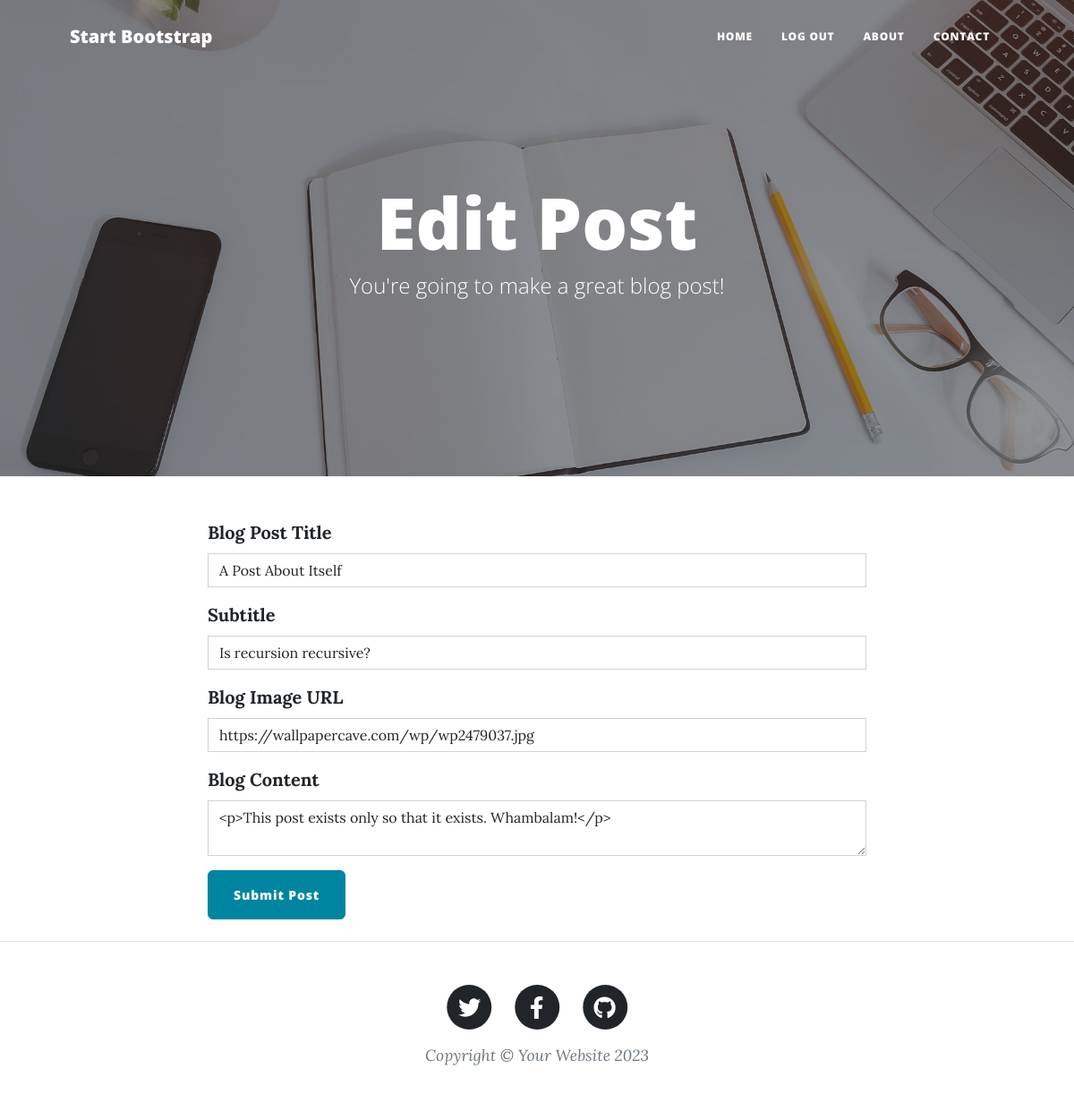
Page /edit-post/2 (signed in) on the committed database.
### main.py (models this page shows)
class BlogPost(db.Model):
    __tablename__ = "blog_posts"
    id: Mapped[int] = mapped_column(Integer, primary_key=True)
    author_id: Mapped[int] = mapped_column(Integer, db.ForeignKey("users.id"))
    author = relationship("User", back_populates="posts")
    title: Mapped[str] = mapped_column(String(250), unique=True, nullable=False)
    subtitle: Mapped[str] = mapped_column(String(250), nullable=False)
    date: Mapped[str] = mapped_column(String(250), nullable=False)
    body: Mapped[str] = mapped_column(Text, nullable=False)
    img_url: Mapped[str] = mapped_column(String(250), nullable=False)
    comments = relationship("Comment", back_populates="parent_post")

### main.py (the view, shortened to what this page needs)
@app.route("/edit-post/<int:post_id>", methods=["GET", "POST"])
@admin_only
def edit_post(post_id):
    post = db.get_or_404(BlogPost, post_id)
    edit_form = CreatePostForm(
        title=post.title,
        subtitle=post.subtitle,
        img_url=post.img_url,
        author=post.author,
        body=post.body
    )
    return render_template("make-post.html", form=edit_form, is_edit=True, logged_in=current_user.is_authenticated)

### forms.py
class CreatePostForm(FlaskForm):
    title = StringField("Blog Post Title", validators=[DataRequired()])
    subtitle = StringField("Subtitle", validators=[DataRequired()])
    img_url = StringField("Blog Image URL", validators=[DataRequired(), URL()])
    body = CKEditorField("Blog Content", validators=[DataRequired()])
    submit = SubmitField("Submit Post")

### main.py (called while the page is built)
@login_manager.user_loader
def load_user(user_id):
    return db.get_or_404(User, user_id)

def admin_only(f):
    @wraps(f)
    def decorated_function(*args, **kwargs):
        if current_user.id != 1:
            return abort(403)
        return f(*args, **kwargs)
    return decorated_function

### templates/make-post.html
{% from "bootstrap5/form.html" import render_form %} {% block content %} {%
include "header.html" %}
<header
  class="masthead"
  style="background-image: url('../static/assets/img/edit-bg.jpg')"
>
  <div class="container position-relative px-4 px-lg-5">
    <div class="row gx-4 gx-lg-5 justify-content-center">
      <div class="col-md-10 col-lg-8 col-xl-7">
        <div class="page-heading">
          {% if is_edit: %}
          <h1>Edit Post</h1>
          {% else: %}
          <h1>New Post</h1>
          {% endif %}
          <span class="subheading"
            >You're going to make a great blog post!</span
          >
        </div>
      </div>
    </div>
  </div>
</header>
<main class="mb-4">
  <div class="container">
    <div class="row">
      <div class="col-lg-8 col-md-10 mx-auto">
        {{ ckeditor.load() }} {{ ckeditor.config(name='body') }} {{
        render_form(form, novalidate=True, button_map={"submit": "primary"}) }}
      </div>
    </div>
  </div>
</main>
{% include "footer.html" %} {% endblock %}

### rows in the picture
BlogPost: title "A Post About Itself", subtitle "Is recursion recursive?", img_url "https://wallpapercave.com/wp/wp2479037.jpg", body "<p>This post exists only so that it exists. Whambalam!</p>"
